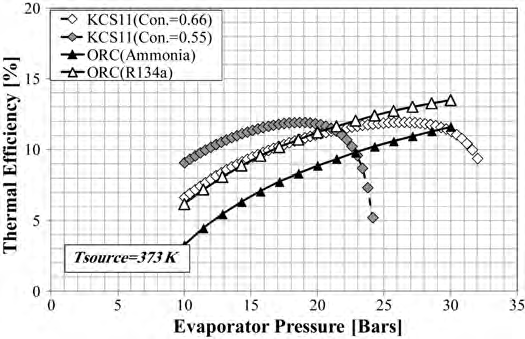
#> input picture reference/elsayed2013/fig4_eta_vs_P.png, 525 x 339 px, found by its file name
$ python explore1.py
#> lines starting #> are read from the running program, lines starting #| are printed output that depends on the picture
# -*- coding: utf-8 -*-
"""Exploracion 1: estructura general de fig4_eta_vs_P.png (ejes, ticks, leyenda)."""
import os
import numpy as np
from PIL import Image

REF = r'D:\Desktop\ciclo_kalina_tercero\reference\elsayed2013\fig4_eta_vs_P.png'
a = np.asarray(Image.open(REF).convert('L'))
#> a is the input picture: shape (339, 525); min 0, max 255, mean 233
H, W = a.shape
#> H = 339; W = 525
print('size', W, H, 'dtype', a.dtype, 'min/max', a.min(), a.max())
#| size 525 339 dtype uint8 min/max 0 255

dark = a < 128
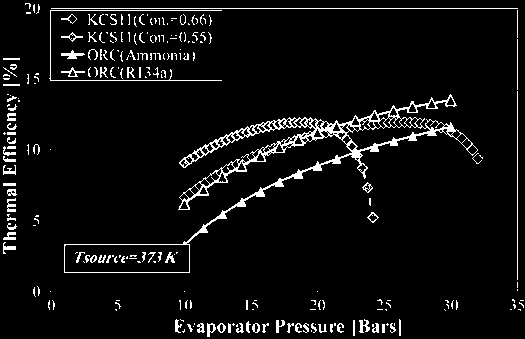
#> dark: shape (339, 525) bool; 5.5% white in thin lines or dots
# Perfil de filas y columnas: cuantas columnas oscuras hay por fila / filas oscuras por columna
rowdark = dark.sum(axis=1)
#> rowdark = 339 values, max 472 at index 8, min 0 at index 0, mean 29.03
coldark = dark.sum(axis=0)
#> coldark = 525 values, max 277 at index 517, min 0 at index 0, mean 18.75
print('\n== filas con mas de 15 px oscuros (posibles lineas horizontales) ==')
for y in range(H):
    if rowdark[y] > 15:
        print(y, rowdark[y])
#> this loop made 339 passes
#| 8 472
#| 10 176
#| 14 26
#| 15 22
#| 16 19
#| 17 26
#| 18 48
#| 19 40
#> (further printed lines are left out)
print('\n== columnas con mas de 15 px oscuros (posibles lineas verticales) ==')
for x in range(W):
    if coldark[x] > 15:
        print(x, coldark[x])
#> this loop made 525 passes
#| 3 44
#| 4 43
#| 5 35
#| 6 27
#| 7 79
#| 8 91
#| 9 83
#| 10 77
#> (further printed lines are left out)
